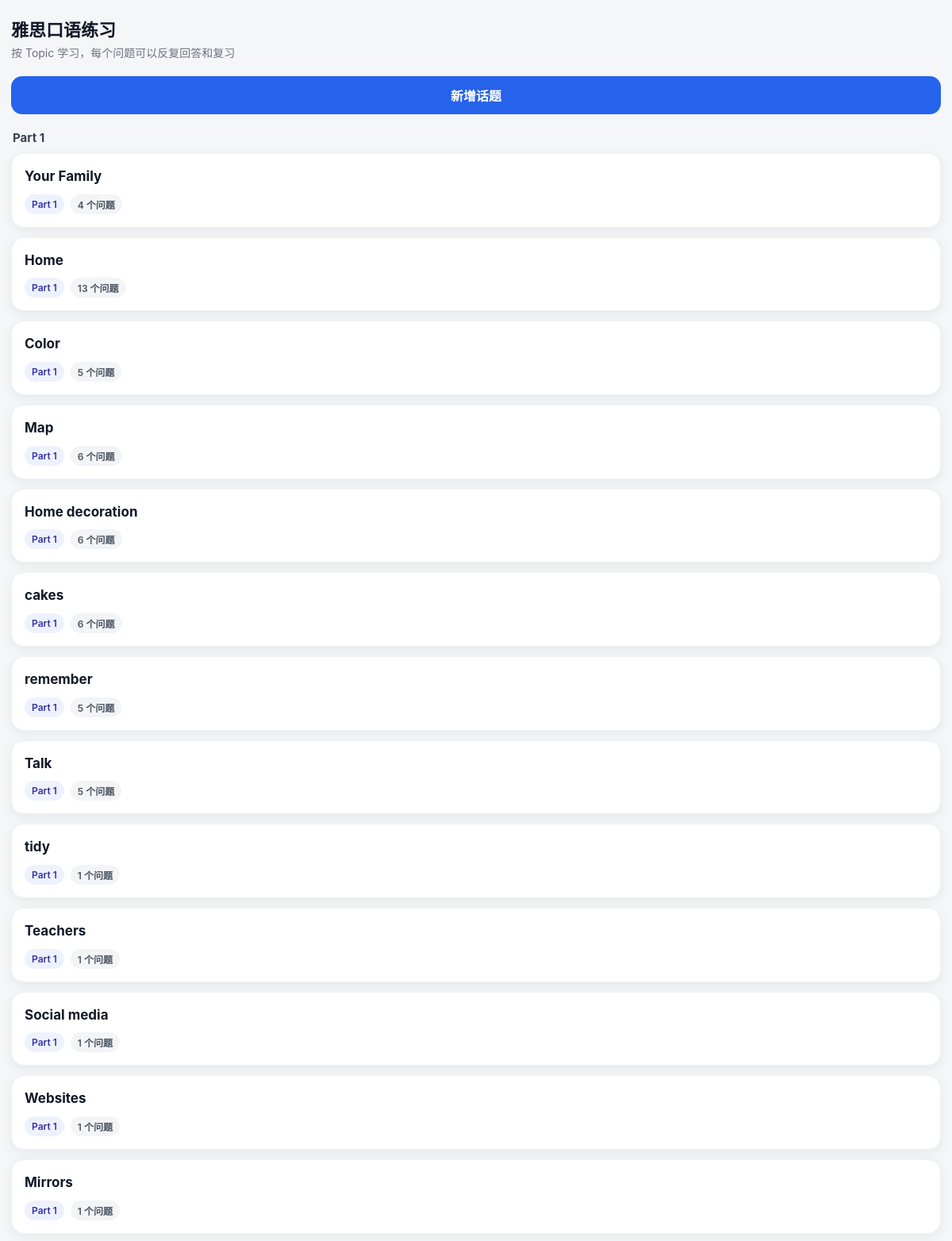
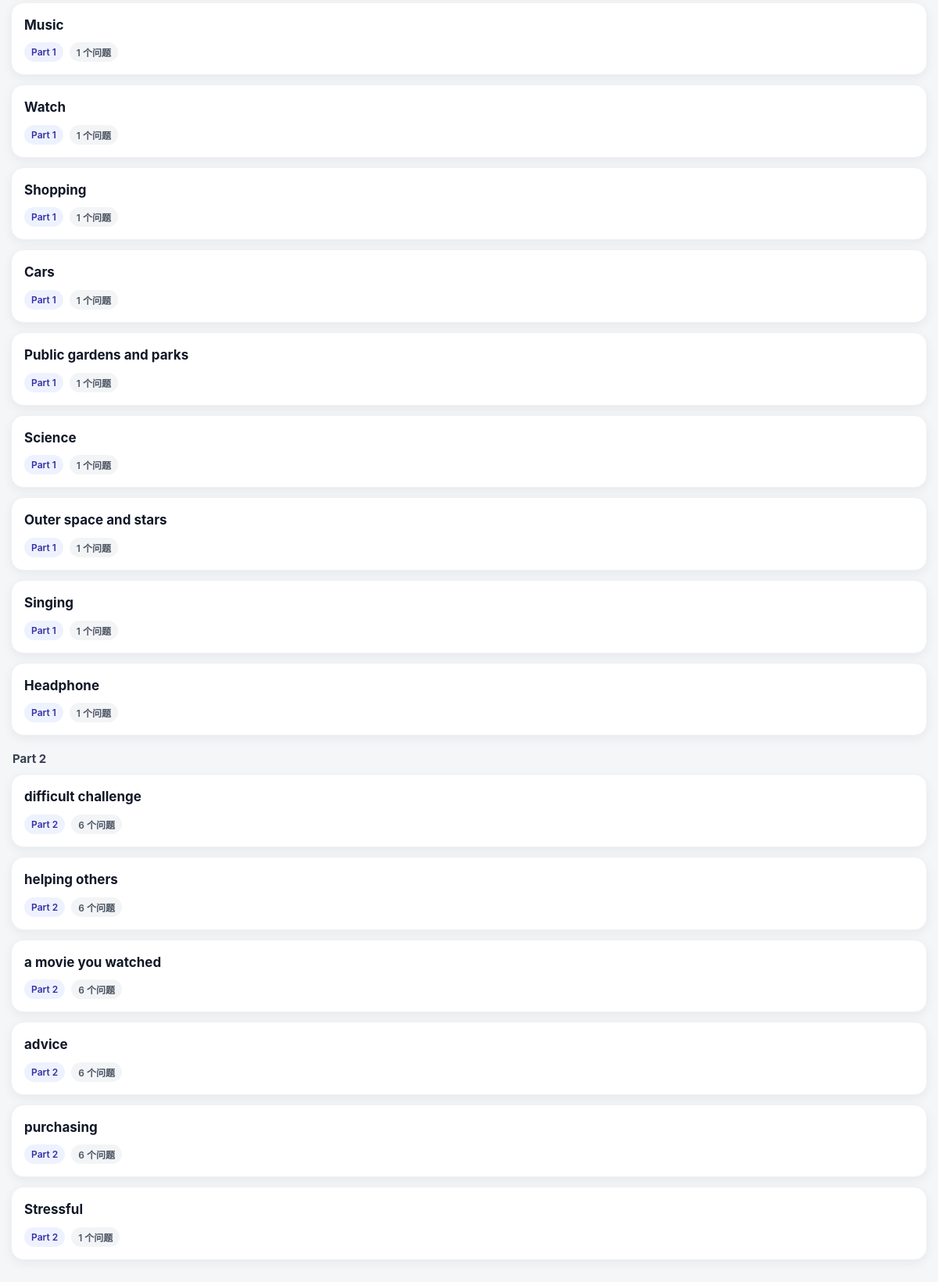
/speaking/topics/, run on the app's committed database (2 pictures, top to bottom).
### apps/speaking/models.py (models this page shows, shortened)
class SpeakingTopic(models.Model):
    PART_CHOICES = (
        ("part1", "Part 1"),
        ("part2", "Part 2"),
        ("part3", "Part 3"),
    )
    title = models.CharField(max_length=200, verbose_name="话题标题")
    part = models.CharField(
        max_length=20,
        choices=PART_CHOICES,
        default="part1",
        verbose_name="雅思部分",
    )
    description = models.TextField(blank=True, default="", verbose_name="话题说明")
    sort_order = models.IntegerField(default=0, verbose_name="排序")
    is_active = models.BooleanField(default=True, verbose_name="是否启用")
    created_at = models.DateTimeField(default=timezone.now, verbose_name="创建时间")
    updated_at = models.DateTimeField(auto_now=True, verbose_name="更新时间")
    class Meta:
        db_table = "speaking_topic"
        ordering = ["part", "sort_order", "id"]
        verbose_name = "口语话题"
        verbose_name_plural = "口语话题"

### apps/speaking/views.py (the view)
# urls.py: path("topics/", views.topic_list, name="speaking_topic_list"),
def topic_list(request):
    topics = (
        SpeakingTopic.objects
        .filter(is_active=True)
        .prefetch_related("questions")
        .order_by("part", "sort_order", "id")
    )
    return render(
        request,
        "speaking/topic_list.html",
        {
            "topics": topics,
        },
    )

### templates/speaking/topic_list.html (shortened to what this page needs)
{% extends "speaking/mobile_base.html" %}
{% block content %}
<div class="top-bar">
    <div class="top-title">雅思口语练习</div>
    <div class="top-subtitle">按 Topic 学习，每个问题可以反复回答和复习</div>
</div>
<a href="{% url 'speaking_topic_create' %}">
    <button class="btn btn-primary" type="button">新增话题</button>
</a>
{% regroup topics by get_part_display as part_groups %}
{% for group in part_groups %}
    <div class="section-title">{{ group.grouper }}</div>
    {% for topic in group.list %}
        <a href="{% url 'speaking_topic_detail' topic.id %}">
            <div class="card">
                <div class="card-title">{{ topic.title }}</div>
                <div class="tag-row">
                    <span class="tag">{{ topic.get_part_display }}</span>
                    <span class="tag gray">{{ topic.questions.count }} 个问题</span>
                </div>
            </div>
        </a>
    {% endfor %}
{% empty %}
    <div class="empty">还没有口语话题</div>
{% endfor %}
{% endblock %}

### templates/speaking/mobile_base.html (shortened to what this page needs)
<!DOCTYPE html>
<html lang="zh-CN">
<head>
</head>
<body>
    <div class="page">
        {% block content %}{% endblock %}
    </div>
</body>
</html>

### templates/speaking/mobile_base.html (style rules this page uses)
* { box-sizing: border-box; }
html, body { margin: 0; padding: 0; background: #f5f6f8; color: #111827; font-family: -apple-system, BlinkMacSystemFont, "PingFang SC", "Helvetica Neue", Arial, sans-serif; font-size: 16px; }
body { padding-bottom: env(safe-area-inset-bottom); }
a { color: inherit; text-decoration: none; }
.page { min-height: 100vh; padding: 14px; padding-bottom: 90px; }
.top-bar { position: sticky; top: 0; z-index: 20; background: rgba(245, 246, 248, 0.95); backdrop-filter: blur(10px); padding: 10px 0 12px; margin-bottom: 8px; }
.top-title { font-size: 22px; font-weight: 700; line-height: 1.3; }
.top-subtitle { margin-top: 4px; color: #6b7280; font-size: 14px; line-height: 1.4; }
.section-title { margin: 20px 2px 10px; color: #374151; font-size: 15px; font-weight: 700; }
.card { background: #ffffff; border-radius: 16px; padding: 16px; margin-bottom: 12px; box-shadow: 0 4px 14px rgba(15, 23, 42, 0.06); border: 1px solid #eef0f4; }
.card-title { font-size: 17px; font-weight: 700; line-height: 1.45; margin-bottom: 6px; }
.tag-row { display: flex; gap: 8px; flex-wrap: wrap; margin-top: 10px; }
.tag { display: inline-flex; align-items: center; padding: 4px 9px; border-radius: 999px; background: #eef2ff; color: #3730a3; font-size: 12px; font-weight: 600; }
.tag.gray { background: #f3f4f6; color: #4b5563; }
.btn { display: inline-flex; align-items: center; justify-content: center; width: 100%; min-height: 48px; border: none; border-radius: 14px; font-size: 16px; font-weight: 700; cursor: pointer; }
.btn-primary { background: #2563eb; color: #ffffff; }

### data on the page
SpeakingTopic: title "Your Family", part "Part 1", questions.count "4"
SpeakingTopic: title "Home", part "Part 1", questions.count "13"
SpeakingTopic: title "Color", part "Part 1", questions.count "5"
SpeakingTopic: title "Map", part "Part 1", questions.count "6"
SpeakingTopic: title "Home decoration", part "Part 1", questions.count "6"
SpeakingTopic: title "cakes", part "Part 1", questions.count "6"
SpeakingTopic: title "remember", part "Part 1", questions.count "5"
SpeakingTopic: title "Talk", part "Part 1", questions.count "5"
SpeakingTopic: title "tidy", part "Part 1", questions.count "1"
SpeakingTopic: title "Teachers", part "Part 1", questions.count "1"
SpeakingTopic: title "Social media", part "Part 1", questions.count "1"
SpeakingTopic: title "Websites", part "Part 1", questions.count "1"
SpeakingTopic: title "Mirrors", part "Part 1", questions.count "1"
SpeakingTopic: title "Music", part "Part 1", questions.count "1"
SpeakingTopic: title "Watch", part "Part 1", questions.count "1"
SpeakingTopic: title "Shopping", part "Part 1", questions.count "1"
SpeakingTopic: title "Cars", part "Part 1", questions.count "1"
SpeakingTopic: title "Public gardens and parks", part "Part 1", questions.count "1"
SpeakingTopic: title "Science", part "Part 1", questions.count "1"
SpeakingTopic: title "Outer space and stars", part "Part 1", questions.count "1"
SpeakingTopic: title "Singing", part "Part 1", questions.count "1"
SpeakingTopic: title "Headphone", part "Part 1", questions.count "1"
SpeakingTopic: title "difficult challenge", part "Part 2", questions.count "6"
SpeakingTopic: title "helping others", part "Part 2", questions.count "6"
SpeakingTopic: title "a movie you watched", part "Part 2", questions.count "6"
SpeakingTopic: title "advice", part "Part 2", questions.count "6"
SpeakingTopic: title "purchasing", part "Part 2", questions.count "6"
SpeakingTopic: title "Stressful", part "Part 2", questions.count "1"

### other printed values
{{ group.grouper }} "Part 1" "Part 2"
